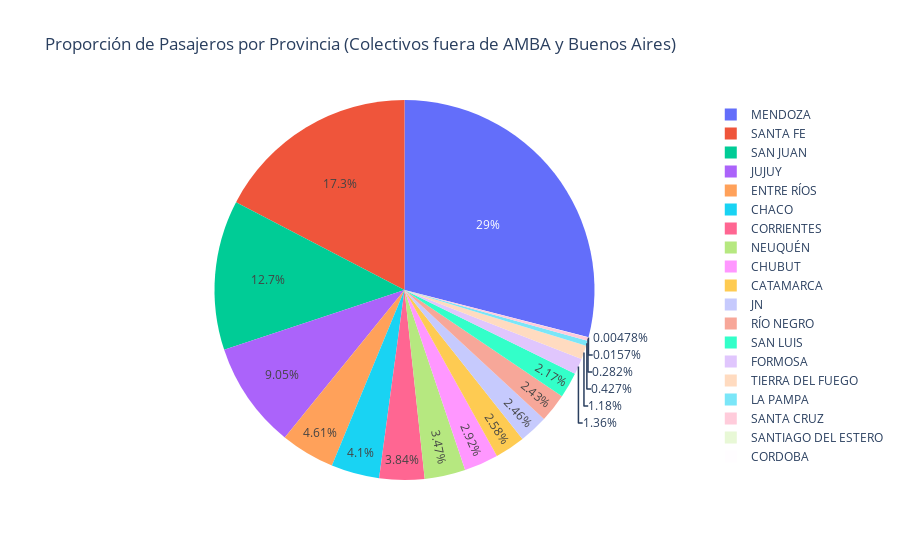

This figure's notebook cell:
### Code cell
datos_filtrados = sube_2023[(sube_2023['TIPO_TRANSPORTE'] == 'COLECTIVO') & (sube_2023['AMBA'] == 'NO') & (sube_2023['PROVINCIA'] != 'BUENOS AIRES')&(sube_2023['PROVINCIA'] != 'Buenos Aires')]

pasajeros_por_provincia = datos_filtrados.groupby('PROVINCIA')['CANTIDAD'].sum().reset_index()

fig = px.pie(pasajeros_por_provincia, values='CANTIDAD', names='PROVINCIA',
             title='Proporción de Pasajeros por Provincia (Colectivos fuera de AMBA y Buenos Aires)',
             labels={'CANTIDAD': 'Cantidad de Pasajeros'})

fig.show()

print(f"\033[1;32;40m\033[8;10;20m - Grafico muy similar al de arriba, salvo que esta vez directamente sin Buenos Aires dado a que la gran mayoria de colectivos radican alli. \n - Nuevamnte Mendoza, Santa Fe Y San Juan son las provincias en donde la gente utiliza mas el colectivo; con el 29%, 17.3% y 12.7% respectivamnete")

### Figure 1 — Plotly figure (JSON) as saved in the notebook; plotly's stock layout.template omitted (floating-point values rounded to 4 significant figures)
{"data": [{"domain": {"x": [0, 1], "y": [0, 1]}, "hovertemplate": "PROVINCIA=%{label}<br>Cantidad de Pasajeros=%{value}<extra></extra>", "labels": ["CATAMARCA", "CHACO", "CHUBUT", "CORDOBA", "CORRIENTES", "ENTRE RÍOS", "FORMOSA", "JN", "JUJUY", "LA PAMPA", "MENDOZA", "NEUQUÉN", "RÍO NEGRO", "SAN JUAN", "SAN LUIS", "SANTA CRUZ", "SANTA FE", "SANTIAGO DEL ESTERO", "TIERRA DEL FUEGO"], "legendgroup": "", "name": "", "showlegend": true, "type": "pie", "values": [19405862, 30895035, 21973807, 36031, 28895819, 34751011, 10227663, 18505312, 68183741, 3218221, 218523548, 26149637, 18316783, 96031987, 16380758, 2122996, 130693902, 117939, 8868719]}], "layout": {"legend": {"tracegroupgap": 0}, "title": {"text": "Proporción de Pasajeros por Provincia (Colectivos fuera de AMBA y Buenos Aires)"}}}
